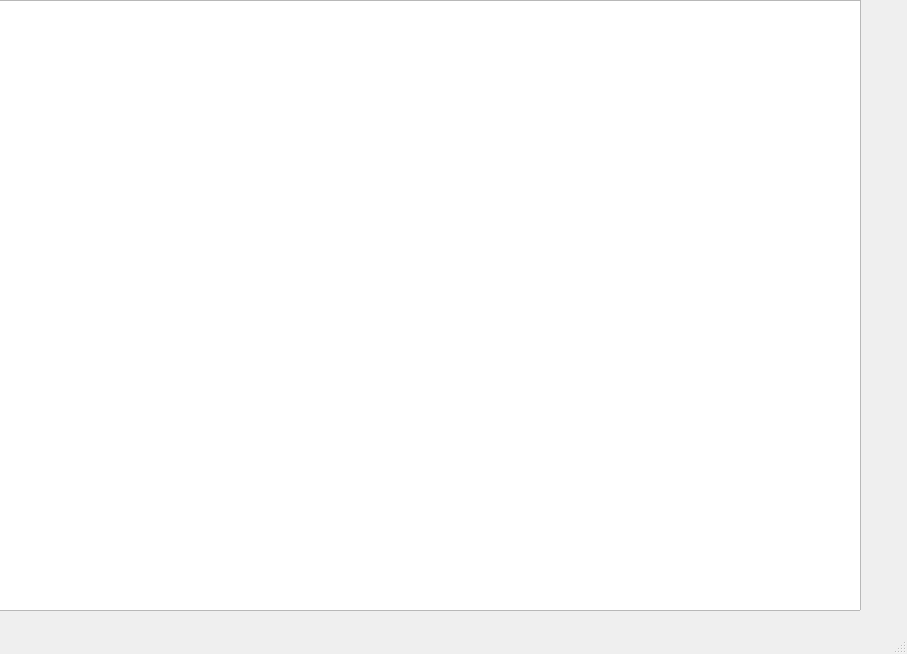
<?xml version="1.0" encoding="UTF-8"?>
<ui version="4.0">
 <class>MainWindow</class>
 <widget class="QMainWindow" name="MainWindow">
  <property name="geometry">
   <rect>
    <x>0</x>
    <y>0</y>
    <width>907</width>
    <height>654</height>
   </rect>
  </property>
  <property name="windowTitle">
   <string>MainWindow</string>
  </property>
  <widget class="QWidget" name="centralwidget">
   <property name="styleSheet">
    <string notr="true"/>
   </property>
   <widget class="QGraphicsView" name="graphicsView">
    <property name="geometry">
     <rect>
      <x>-10</x>
      <y>0</y>
      <width>871</width>
      <height>611</height>
     </rect>
    </property>
    <property name="styleSheet">
     <string notr="true"/>
    </property>
   </widget>
  </widget>
  <widget class="QMenuBar" name="menubar">
   <property name="geometry">
    <rect>
     <x>0</x>
     <y>0</y>
     <width>907</width>
     <height>26</height>
    </rect>
   </property>
  </widget>
  <widget class="QStatusBar" name="statusbar"/>
 </widget>
 <resources/>
 <connections/>
</ui>
